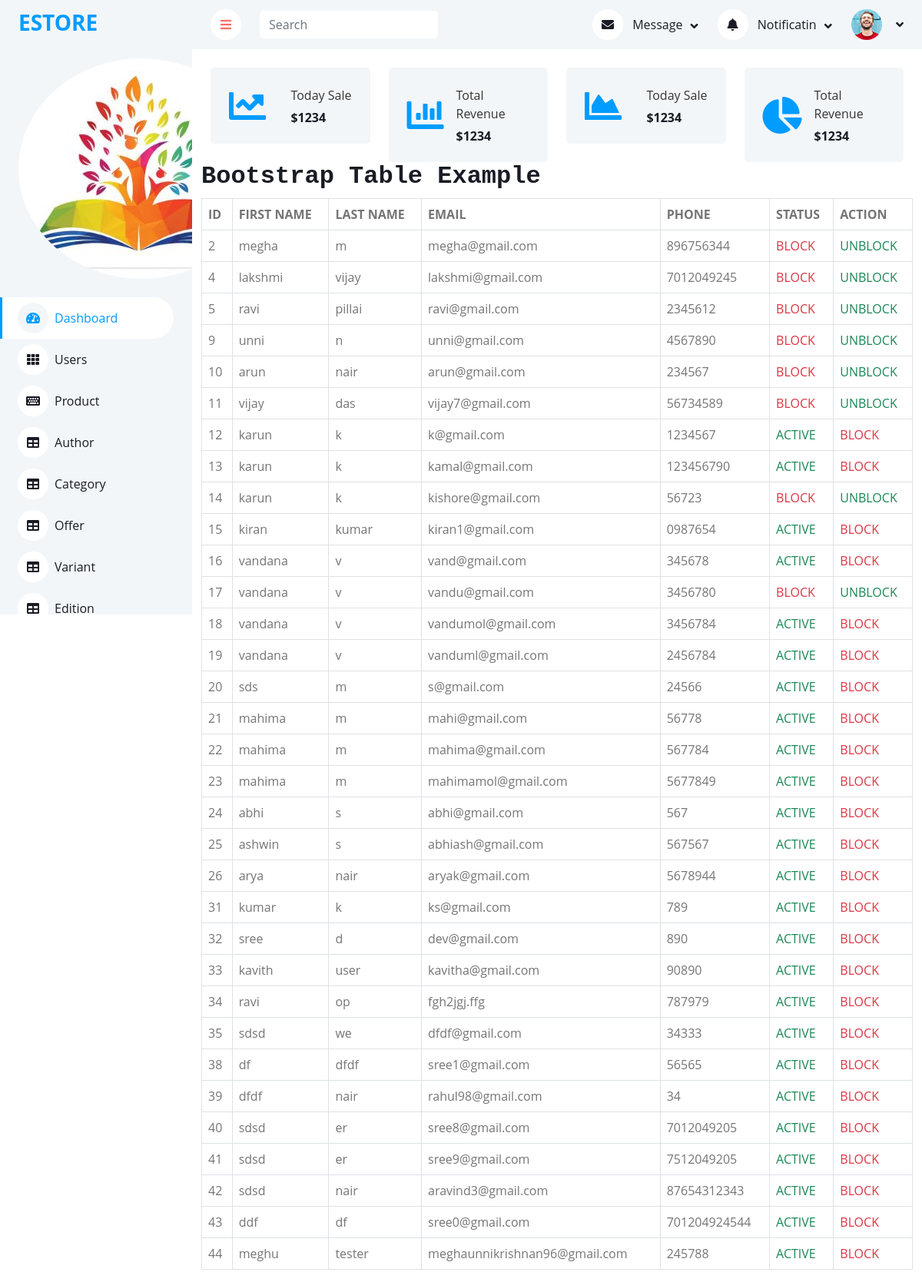
The page /admin-users/ (signed in) on the database its author committed.
### userapp/models.py (models this page shows, shortened)
class CustomUser(AbstractUser):
    username = None
    email = models.EmailField(_('email address'), unique=True)
    phone = models.CharField(max_length=10, unique=True)
    otp = models.CharField(max_length=6)
    is_verified = models.BooleanField(default=False)
    wallet = models.DecimalField(default=0, decimal_places=2, max_digits=10)
    otp_expiry_time = models.DateTimeField(null=True, blank=True)
    last_otp_regeneration = models.DateTimeField(null=True, blank=True)
    USERNAME_FIELD = 'email'
    REQUIRED_FIELDS = ['phone']
    objects = CustomUserManager()
    class Meta:
        verbose_name = 'Customuser'
        ordering=['id']

### adminapp/views.py (the view)
# urls.py: path('admin-users/',views.admin_users,name='users'),
def admin_users(request):
    if 'email' in request.session:
        user = CustomUser.objects.all()
        context = {'user': user}
        return render(request, 'adminview/admin-users.html', context)
    return redirect('adminlogin')

### templates/adminview/admin-users.html
{% extends 'adminview/base.html' %}
{% load static %}
{% block content %}
<div class="container">
  <h2>Bootstrap Table Example</h2>
  <table class="table table-bordered">
   <thead class="table-body">
                            <tr>
                                <th scope="col">ID</th>
                                <th scope="col">FIRST NAME</th>
                                <th scope="col">LAST NAME</th>
                                <th scope="col">EMAIL</th>
                                <th scope="col">PHONE</th>
                                <th scope="col">STATUS</th>
                                <th scope="col" colspan="2">ACTION</th>
                            </tr>
                            </thead>
                            <tbody class="table-body">
                            {% for i in user %}
                            {% if i.is_superuser == False %}
                            <tr class="data">
                                <td>{{i.id}}</td>
                                <td>{{ i.first_name }}</td>
                                <td>{{ i.last_name }}</td>
                                <td>{{ i.email }}</td>
                                <td>{{ i.phone }}</td>
                                 <td>{% if i.is_active %}<span class="text-success">ACTIVE</span>{% else %}<span class="text-danger">BLOCK</span>{% endif %}</td>
        <td>
          <a href="{% url 'adminaction' i.id %}">
            {% if i.is_active %}
            <span class="text-danger"> BLOCK </span>
            {% else %}
            <span class="text-success"> UNBLOCK </span>
            {% endif %}
          </a>
        </td>
                            {% endif %}
                            {% endfor %}
                            </tbody>
  </table>
</div>
{% endblock %}

### templates/adminview/base.html (shortened to what this page needs)
{% load static %}
<!DOCTYPE html>
<html lang="en">
<head>
    <link href="https://cdnjs.cloudflare.com/ajax/libs/font-awesome/5.10.0/css/all.min.css" rel="stylesheet">
    <link href="https://cdn.jsdelivr.net/npm/bootstrap-icons@1.4.1/font/bootstrap-icons.css" rel="stylesheet">
    <link href="{% static 'dashboard/lib/owlcarousel/assets/owl.carousel.min.css' %}" rel="stylesheet">
    <link href="{% static 'dashboard/lib/tempusdominus/css/tempusdominus-bootstrap-4.min.css' %}" rel="stylesheet" />
    <link href="{% static 'dashboard/css/bootstrap.min.css' %}" rel="stylesheet">
    <link href="{% static 'dashboard/css/style.css' %}"  rel="stylesheet">
    <link href="{% static 'admin/css/style.css' %}" rel="stylesheet">
</head>
<body>
    <div class="container-fluid position-relative bg-white d-flex p-0">
        <div class="sidebar pe-4 pb-3">
            <nav class="navbar bg-light navbar-light">
                <a href="index.html" class="navbar-brand mx-4 mb-3">
                    <h3 class="text-primary"></i>ESTORE</h3>
                </a>
                <div class="d-flex align-items-center ms-4 mb-4">
                    <div class="position-relative">
                        <img class="rounded-circle" src="{% static 'dashboard/img/logo.JPG' %}" alt="" >
                    </div>
                </div>
                <div class="navbar-nav w-100">
                    <a href="{% url 'admindashboard' %}" class="nav-item nav-link active"><i class="fa fa-tachometer-alt me-2"></i>Dashboard</a>
                    <a href="{% url 'users' %}" class="nav-item nav-link"><i class="fa fa-th me-2"></i>Users</a>
                    <a href="{% url 'adminproduct' %}"  class="nav-item nav-link"><i class="fa fa-keyboard me-2"></i>Product</a>
                    <a href="{% url 'adminauthor' %}" class="nav-item nav-link"><i class="fa fa-table me-2"></i>Author</a>
                    <a href="{% url 'admincategory' %}" class="nav-item nav-link"><i class="fa fa-table me-2"></i>Category</a>
                    <a href="{% url 'adminoffer' %}" class="nav-item nav-link"><i class="fa fa-table me-2"></i>Offer</a>
                    <a href="{% url 'adminvariant' %}" class="nav-item nav-link"><i class="fa fa-table me-2"></i>Variant</a>
                    <a href="{% url 'adminedition' %}" class="nav-item nav-link"><i class="fa fa-table me-2"></i>Edition</a>
            </nav>
        </div>
        <div class="content">
            <nav class="navbar navbar-expand bg-light navbar-light sticky-top px-4 py-0">
                <a href="#" class="sidebar-toggler flex-shrink-0">
                    <i class="fa fa-bars"></i>
                </a>
                <form class="d-none d-md-flex ms-4">
                    <input class="form-control border-0" type="search" placeholder="Search">
                </form>
                <div class="navbar-nav align-items-center ms-auto">
                    <div class="nav-item dropdown">
                        <a href="#" class="nav-link dropdown-toggle" data-bs-toggle="dropdown">
                            <i class="fa fa-envelope me-lg-2"></i>
                            <span class="d-none d-lg-inline-flex">Message</span>
                        </a>
                    </div>
                    <div class="nav-item dropdown">
                        <a href="#" class="nav-link dropdown-toggle" data-bs-toggle="dropdown">
                            <i class="fa fa-bell me-lg-2"></i>
                            <span class="d-none d-lg-inline-flex">Notificatin</span>
                        </a>
                    </div>
                    <div class="nav-item dropdown">
                        <a href="#" class="nav-link dropdown-toggle" data-bs-toggle="dropdown">
                            <img class="rounded-circle me-lg-2" src="{% static 'dashboard/img/user.jpg' %}" alt="" style="width: 40px; height: 40px;">
                        </a>
                    </div>
                </div>
            </nav>
            <div class="container-fluid pt-4 px-4">
                <div class="row g-4">
                    <div class="col-sm-6 col-xl-3">
                        <div class="bg-light rounded d-flex align-items-center justify-content-between p-4">
                            <i class="fa fa-chart-line fa-3x text-primary"></i>
                            <div class="ms-3">
                                <p class="mb-2">Today Sale</p>
                                <h6 class="mb-0">$1234</h6>
                            </div>
                        </div>
                    </div>
                    <div class="col-sm-6 col-xl-3">
                        <div class="bg-light rounded d-flex align-items-center justify-content-between p-4">
                            <i class="fa fa-chart-bar fa-3x text-primary"></i>
                            <div class="ms-3">
                                <p class="mb-2">Total Revenue</p>
                                <h6 class="mb-0">$1234</h6>
                            </div>
                        </div>
                    </div>
                    <div class="col-sm-6 col-xl-3">
                        <div class="bg-light rounded d-flex align-items-center justify-content-between p-4">
                            <i class="fa fa-chart-area fa-3x text-primary"></i>
                            <div class="ms-3">
                                <p class="mb-2">Today Sale</p>
                                <h6 class="mb-0">$1234</h6>
                            </div>
                        </div>
                    </div>
                    <div class="col-sm-6 col-xl-3">
                        <div class="bg-light rounded d-flex align-items-center justify-content-between p-4">
                            <i class="fa fa-chart-pie fa-3x text-primary"></i>
                            <div class="ms-3">
                                <p class="mb-2">Total Revenue</p>
                                <h6 class="mb-0">$1234</h6>
                            </div>
                        </div>
                    </div>
                </div>
            </div>
            {% block content %}
            {% endblock %}
               </div>
   </div>
</body>
</html>

### static/dashboard/css/style.css (style rules this page uses)
:root { --primary: #009CFF; --light: #F3F6F9; --dark: #191C24; }
.sidebar { position: fixed; top: 0; left: 0; bottom: 0; width: 250px; height: 100vh; overflow-y: auto; background: var(--light); transition: 0.5s; z-index: 999; }
.content { margin-left: 250px; min-height: 100vh; background: #FFFFFF; transition: 0.5s; }
@media (min-width: 992px) { .sidebar { margin-left: 0; } }
@media (min-width: 992px) { .content { width: calc(100% - 250px); } }
.sidebar .navbar .navbar-nav .nav-link { padding: 7px 20px; color: var(--dark); font-weight: 500; border-left: 3px solid var(--light); border-radius: 0 30px 30px 0; outline: none; }
.sidebar .navbar .navbar-nav .nav-link:hover, .sidebar .navbar .navbar-nav .nav-link.active { color: var(--primary); background: #FFFFFF; border-color: var(--primary); }
.sidebar .navbar .navbar-nav .nav-link i { width: 40px; height: 40px; display: inline-flex; align-items: center; justify-content: center; background: #FFFFFF; border-radius: 40px; }
.sidebar .navbar .navbar-nav .nav-link:hover i, .sidebar .navbar .navbar-nav .nav-link.active i { background: var(--light); }
.content .navbar .navbar-nav .nav-link { margin-left: 25px; padding: 12px 0; color: var(--dark); outline: none; }
.content .navbar .sidebar-toggler, .content .navbar .navbar-nav .nav-link i { width: 40px; height: 40px; display: inline-flex; align-items: center; justify-content: center; background: #FFFFFF; border-radius: 40px; }
.content .navbar .dropdown-toggle::after { margin-left: 6px; vertical-align: middle; border: none; content: "\f107"; font-family: "Font Awesome 5 Free"; font-weight: 900; transition: .5s; }

### static/css/style.css (style rules this page uses)
body { color: #353535; font-family: 'Open Sans', sans-serif; font-weight: 400; background: #f3f6ff; }
a { color: #FF6F61; }
h2 { font-family: 'Source Code Pro', monospace; font-weight: 700; }
@media (min-width: 992px) { .container-fluid { padding-right: 60px; padding-left: 60px; } }

### rows shown on the page
CustomUser: id "2", first_name "megha", last_name "m", email "megha@gmail.com", phone "896756344", is_active "BLOCK"
CustomUser: id "4", first_name "lakshmi", last_name "vijay", email "lakshmi@gmail.com", phone "7012049245", is_active "BLOCK"
CustomUser: id "5", first_name "ravi", last_name "pillai", email "ravi@gmail.com", phone "2345612", is_active "BLOCK"
CustomUser: id "9", first_name "unni", last_name "n", email "unni@gmail.com", phone "4567890", is_active "BLOCK"
CustomUser: id "10", first_name "arun", last_name "nair", email "arun@gmail.com", phone "234567", is_active "BLOCK"
CustomUser: id "11", first_name "vijay", last_name "das", email "vijay7@gmail.com", phone "56734589", is_active "BLOCK"
CustomUser: id "12", first_name "karun", last_name "k", email "k@gmail.com", phone "1234567", is_active "ACTIVE"
CustomUser: id "13", first_name "karun", last_name "k", email "kamal@gmail.com", phone "123456790", is_active "ACTIVE"
CustomUser: id "14", first_name "karun", last_name "k", email "kishore@gmail.com", phone "56723", is_active "BLOCK"
CustomUser: id "15", first_name "kiran", last_name "kumar", email "kiran1@gmail.com", phone "0987654", is_active "ACTIVE"
CustomUser: id "16", first_name "vandana", last_name "v", email "vand@gmail.com", phone "345678", is_active "ACTIVE"
CustomUser: id "17", first_name "vandana", last_name "v", email "vandu@gmail.com", phone "3456780", is_active "BLOCK"
CustomUser: id "18", first_name "vandana", last_name "v", email "vandumol@gmail.com", phone "3456784", is_active "ACTIVE"
CustomUser: id "19", first_name "vandana", last_name "v", email "vanduml@gmail.com", phone "2456784", is_active "ACTIVE"
CustomUser: id "20", first_name "sds", last_name "m", email "s@gmail.com", phone "24566", is_active "ACTIVE"
CustomUser: id "21", first_name "mahima", last_name "m", email "mahi@gmail.com", phone "56778", is_active "ACTIVE"
CustomUser: id "22", first_name "mahima", last_name "m", email "mahima@gmail.com", phone "567784", is_active "ACTIVE"
CustomUser: id "23", first_name "mahima", last_name "m", email "mahimamol@gmail.com", phone "5677849", is_active "ACTIVE"
CustomUser: id "24", first_name "abhi", last_name "s", email "abhi@gmail.com", phone "567", is_active "ACTIVE"
CustomUser: id "25", first_name "ashwin", last_name "s", email "abhiash@gmail.com", phone "567567", is_active "ACTIVE"
CustomUser: id "26", first_name "arya", last_name "nair", email "aryak@gmail.com", phone "5678944", is_active "ACTIVE"
CustomUser: id "31", first_name "kumar", last_name "k", email "ks@gmail.com", phone "789", is_active "ACTIVE"
CustomUser: id "32", first_name "sree", last_name "d", email "dev@gmail.com", phone "890", is_active "ACTIVE"
CustomUser: id "33", first_name "kavith", last_name "user", email "kavitha@gmail.com", phone "90890", is_active "ACTIVE"
CustomUser: id "34", first_name "ravi", last_name "op", email "fgh2jgj.ffg", phone "787979", is_active "ACTIVE"
CustomUser: id "35", first_name "sdsd", last_name "we", email "dfdf@gmail.com", phone "34333", is_active "ACTIVE"
CustomUser: id "38", first_name "df", last_name "dfdf", email "sree1@gmail.com", phone "56565", is_active "ACTIVE"
CustomUser: id "39", first_name "dfdf", last_name "nair", email "rahul98@gmail.com", phone "34", is_active "ACTIVE"
CustomUser: id "40", first_name "sdsd", last_name "er", email "sree8@gmail.com", phone "7012049205", is_active "ACTIVE"
CustomUser: id "41", first_name "sdsd", last_name "er", email "sree9@gmail.com", phone "7512049205", is_active "ACTIVE"
CustomUser: id "42", first_name "sdsd", last_name "nair", email "aravind3@gmail.com", phone "87654312343", is_active "ACTIVE"
CustomUser: id "43", first_name "ddf", last_name "df", email "sree0@gmail.com", phone "701204924544", is_active "ACTIVE"
CustomUser: id "44", first_name "meghu", last_name "tester", email "meghaunnikrishnan96@gmail.com", phone "245788", is_active "ACTIVE"
